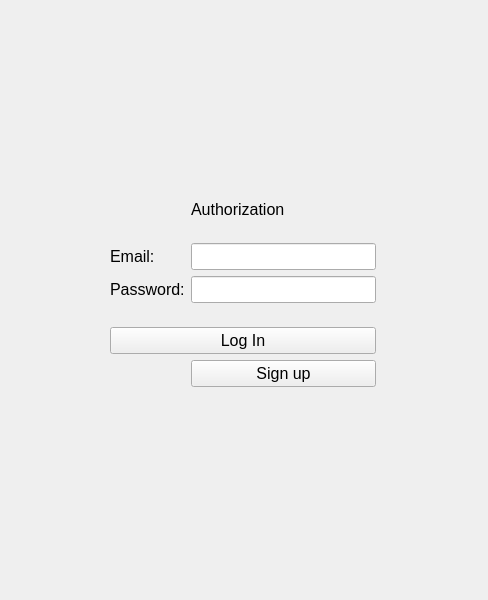
<?xml version="1.0" encoding="UTF-8"?>
<ui version="4.0">
 <class>AuthorizationWin</class>
 <widget class="QMainWindow" name="AuthorizationWin">
  <property name="geometry">
   <rect>
    <x>0</x>
    <y>0</y>
    <width>488</width>
    <height>600</height>
   </rect>
  </property>
  <property name="windowTitle">
   <string>AuthorizationWin</string>
  </property>
  <property name="styleSheet">
   <string notr="true">font: small-caption;
 font-size: 16px;</string>
  </property>
  <widget class="QWidget" name="centralwidget">
   <widget class="QWidget" name="formLayoutWidget">
    <property name="geometry">
     <rect>
      <x>110</x>
      <y>200</y>
      <width>266</width>
      <height>187</height>
     </rect>
    </property>
    <layout class="QFormLayout" name="formLayout">
     <item row="3" column="0">
      <widget class="QLabel" name="lbl_email">
       <property name="text">
        <string>Email:</string>
       </property>
      </widget>
     </item>
     <item row="3" column="1">
      <widget class="QLineEdit" name="entry_email"/>
     </item>
     <item row="4" column="0">
      <widget class="QLabel" name="lbl_passwd">
       <property name="text">
        <string>Password:</string>
       </property>
      </widget>
     </item>
     <item row="4" column="1">
      <widget class="QLineEdit" name="entry_password">
       <property name="styleSheet">
        <string notr="true">font: small-caption;
  font-size: 16px;</string>
       </property>
       <property name="echoMode">
        <enum>QLineEdit::Password</enum>
       </property>
      </widget>
     </item>
     <item row="7" column="0" colspan="2">
      <widget class="QPushButton" name="btn_log_in">
       <property name="text">
        <string>Log In</string>
       </property>
      </widget>
     </item>
     <item row="8" column="1">
      <widget class="QPushButton" name="btn_sign_in">
       <property name="text">
        <string>Sign up</string>
       </property>
      </widget>
     </item>
     <item row="6" column="0" colspan="2">
      <spacer name="verticalSpacer">
       <property name="orientation">
        <enum>Qt::Vertical</enum>
       </property>
       <property name="sizeHint" stdset="0">
        <size>
         <width>20</width>
         <height>40</height>
        </size>
       </property>
      </spacer>
     </item>
     <item row="0" column="1">
      <widget class="QLabel" name="lbl_auth">
       <property name="text">
        <string>Authorization</string>
       </property>
      </widget>
     </item>
     <item row="5" column="0">
      <spacer name="verticalSpacer_2">
       <property name="orientation">
        <enum>Qt::Vertical</enum>
       </property>
       <property name="sizeHint" stdset="0">
        <size>
         <width>20</width>
         <height>40</height>
        </size>
       </property>
      </spacer>
     </item>
     <item row="1" column="1">
      <spacer name="verticalSpacer_3">
       <property name="orientation">
        <enum>Qt::Vertical</enum>
       </property>
       <property name="sizeHint" stdset="0">
        <size>
         <width>20</width>
         <height>40</height>
        </size>
       </property>
      </spacer>
     </item>
     <item row="2" column="1">
      <spacer name="verticalSpacer_4">
       <property name="orientation">
        <enum>Qt::Vertical</enum>
       </property>
       <property name="sizeHint" stdset="0">
        <size>
         <width>20</width>
         <height>40</height>
        </size>
       </property>
      </spacer>
     </item>
     <item row="5" column="1">
      <spacer name="verticalSpacer_5">
       <property name="orientation">
        <enum>Qt::Vertical</enum>
       </property>
       <property name="sizeHint" stdset="0">
        <size>
         <width>20</width>
         <height>40</height>
        </size>
       </property>
      </spacer>
     </item>
    </layout>
   </widget>
  </widget>
 </widget>
 <resources/>
 <connections/>
</ui>
